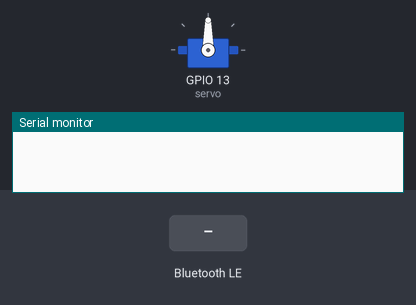
The sketch below on a simulated ESP32. Parts: servo, the last lines printed to the serial monitor. The test bench sets the inputs (shaded band). Nothing arrives over Bluetooth unless stated; a phone connects over Bluetooth LE 3 s after start.

Above: at 1.2 s.
1.3 s: Bluetooth LE write "2" received
At 2.5 s:
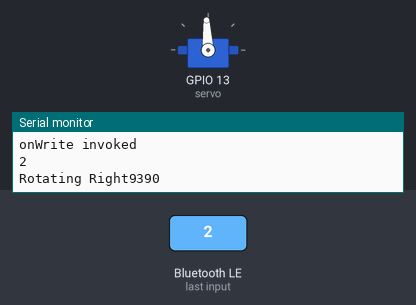
2.8 s: Bluetooth LE write "0" received
At 3.7 s:
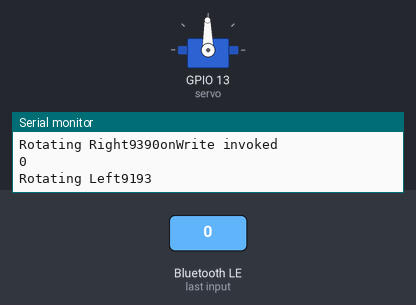
Timing chart, 0 to 5.8 s (numbered marks = the images above; inputs shaded):
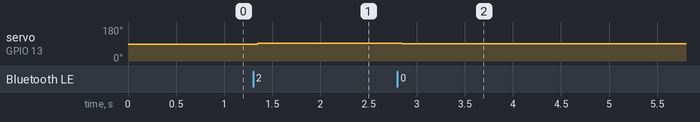

The sketch:

diy_final.ino
```cpp
#include <BLEDevice.h>
#include <BLEUtils.h>
#include <BLEServer.h>
#include <ESP32Servo.h>

Servo servo;

#define SERVICE_UUID "4fafc201-1fb5-459e-8fcc-c5c9c331914b"
#define CHARACTERISTIC_UUID "beb5483e-36e1-4688-b7f5-ea07361b26a8"

class MyCallbacks : public BLECharacteristicCallbacks
{
    void onWrite(BLECharacteristic *pCharacteristic)
    {
        Serial.println("onWrite invoked");
        std::string value = pCharacteristic->getValue();
        if (value.length() > 0)
        {
            int intValue = value[0] - '0'; // Parse the first character as an integer
            Serial.print(intValue);
            Serial.println();
            if (intValue == 2)
            {

                Serial.print("Rotating Right");
                int currentAngle = servo.read();
                int targetAngle = currentAngle + 3;
                servo.write(targetAngle);
                Serial.print(targetAngle);
                Serial.print(currentAngle);
                delay(50);
            }
            else if (intValue == 0)
            {
                // Rotate servo left by a small amount
                // rotateServo(-10);
                Serial.print("Rotating Left");
                int currentAngle = servo.read();
                int targetAngle = currentAngle - 2;
                servo.write(targetAngle);
                Serial.print(targetAngle);
                Serial.print(currentAngle);
                delay(50);
            } else {
              Serial.print("Centered");

            }
        }
    }
};

void setup()
{
    Serial.begin(115200);
    servo.attach(13);
    servo.write(90);
    BLEDevice::init("Subject Tracking Camera Mount");
    BLEServer *pServer = BLEDevice::createServer();

    BLEService *pService = pServer->createService(SERVICE_UUID);

    BLECharacteristic *pCharacteristic = pService->createCharacteristic(
        CHARACTERISTIC_UUID,
        BLECharacteristic::PROPERTY_READ |
            BLECharacteristic::PROPERTY_WRITE);

    pCharacteristic->setCallbacks(new MyCallbacks());

    pCharacteristic->setValue("DIY Subject Tracking Camera Mount");
    pService->start();

    BLEAdvertising *pAdvertising = pServer->getAdvertising();
    pAdvertising->start();
}
```

Measured:
- after the input at 1.3 s, servo on GPIO 13 (servo): 90° → 93° after 0.05 s
- after the input at 2.8 s, servo on GPIO 13 (servo): 93° → 91° after 0.05 s
